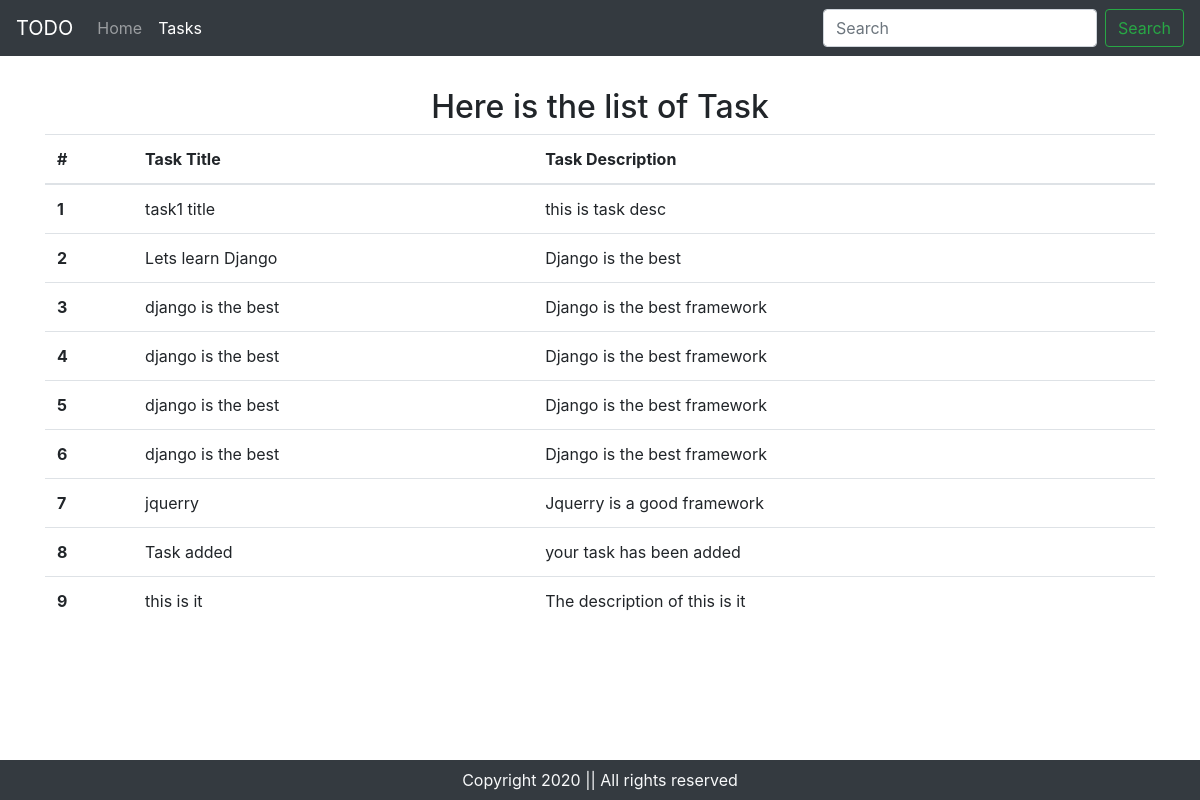
The page /tasks on the database its author committed.
### home/models.py (models this page shows)
class Task(models.Model):
    taskTitle = models.CharField(max_length=30)
    taskDesc = models.TextField()
    time=models.DateTimeField(auto_now_add=True)
    def __str__(self):
        return self.taskTitle

### home/views.py (the view)
# urls.py: path('tasks', views.tasks, name='tasks')
def tasks(request):
      allTasks = Task.objects.all()
      print(allTasks)
      context= {'tasks': allTasks}
      return render(request,'tasks.html',context)

### templates/tasks.html (shortened to what this page needs)
<!doctype html>
<html lang="en">
  <head>
    <link rel="stylesheet" href="https://cdn.jsdelivr.net/npm/bootstrap@4.5.3/dist/css/bootstrap.min.css">
  </head>
  <body>
    <nav class="navbar navbar-expand-lg navbar-dark bg-dark">
        <a class="navbar-brand" href="/">TODO</a>
        <div class="collapse navbar-collapse" id="navbarSupportedContent">
          <ul class="navbar-nav mr-auto">
            <li class="nav-item ">
              <a class="nav-link" href="/">Home <span class="sr-only">(current)</span></a>
            </li>
            <li class="nav-item active">
              <a class="nav-link" href="/tasks">Tasks</a>
            </li>
          </ul>
          <form class="form-inline my-2 my-lg-0">
            <input class="form-control mr-sm-2" type="search" placeholder="Search" aria-label="Search">
            <button class="btn btn-outline-success my-2 my-sm-0" type="submit">Search</button>
          </form>
        </div>
      </nav>
      <div class="container my-3 py-3">
          <h2 class="text-center">Here is the list of Task</h2>
          <table class="table">
            <thead>
              <tr>
                <th scope="col">#</th>
                <th scope="col">Task Title</th>
                <th scope="col">Task Description</th>
              </tr>
            </thead>
            <tbody>
             {% for task in tasks %}
              <tr>
                <th scope="row">{{ forloop.counter }}</th>
                <td>{{ task.taskTitle }}</td>
                <td>{{ task.taskDesc }}</td>
              </tr>
              {% endfor %}
            </tbody>
          </table>
      </div>
      <footer>
        <p class="text-center bg-dark text-light fixed-bottom my-0 py-2">
          Copyright 2020 || All rights reserved
        </p>
      </footer>
  </body>
</html>

### rows shown on the page
Task: taskTitle "task1 title", taskDesc "this is task desc"
Task: taskTitle "Lets learn Django", taskDesc "Django is the best"
Task: taskTitle "django is the best", taskDesc "Django is the best framework"
Task: taskTitle "django is the best", taskDesc "Django is the best framework"
Task: taskTitle "django is the best", taskDesc "Django is the best framework"
Task: taskTitle "django is the best", taskDesc "Django is the best framework"
Task: taskTitle "jquerry", taskDesc "Jquerry is a good framework"
Task: taskTitle "Task added", taskDesc "your task has been added"
Task: taskTitle "this is it", taskDesc "The description of this is it"
